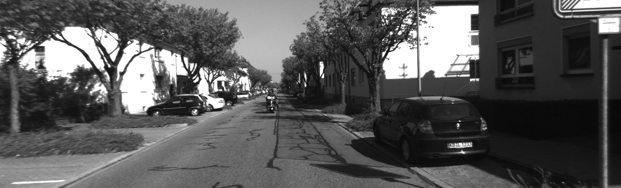
#> input picture stereo_vision/data/left/h000000.png, 621 x 188 px
$ jupyter execute --allow-errors stereo_vison_ipynb.ipynb
#> lines starting #> are read from the running program, lines starting #| are printed output that depends on the picture; after the words box and inside, x2 and y2 are one past the last pixel; in counts of white or black regions, pixels touching at a corner belong together
### stereo_vision/mae6292/imshow.py
import matplotlib.pyplot as plt
import numpy as np
import cv2

def cv2_imshow(image):
    # developed by Kanishke Gamagedara, udpated by MAE6292
    plt.figure(dpi=200)
    mode = len(np.shape(image))
    if mode==3:
        plt.imshow(cv2.cvtColor(image, cv2.COLOR_BGR2RGB))
    elif mode==2:
        plt.imshow(image, cmap='gray')
    else:
        print('Unsuported image size')
    plt.xticks([]), plt.yticks([])
    plt.axis('off')

### stereo_vision/mae6292/tools.py
import matplotlib.pyplot as plt
import numpy as np
import cv2
import scipy.linalg as linalg
import scipy.signal
import scipy.spatial.distance
from mpl_toolkits.mplot3d import Axes3D
from matplotlib.patches import Polygon
from mpl_toolkits.mplot3d.art3d import Poly3DCollection

class WireFrameCamera:
    # [25 lines left out: functions __init__, draw, not called in this run]

class ChessBoard:
    faces=[(0,1,2,3)]
    square_vertices = np.zeros((3, 4))
    square_vertices[:,0] = [0,0,0]
    square_vertices[:,1] = [1,0,0]
    square_vertices[:,2] = [1,1,0]
    square_vertices[:,3] = [0,1,0]

    def __init__(self, CHECKER=(8,6), origin=(0.0)):
        self.origin = origin
        self.CHECKER = CHECKER

    # [262 lines left out: functions draw, calibrateCamera_Tsai, convolve2d, filter2d, harris_corner, select_keypoints and 5 more, not called in this run]

### stereo_vision/stereo_vison_ipynb.ipynb
# Stereo Vision

## Import Modules

[cell 1]
import numpy as np
import cv2
import matplotlib.pyplot as plt
import math
import scipy.signal
import scipy.linalg
import mae6292.tools as mae6292
import importlib

from mae6292.imshow import cv2_imshow

## Load Image

We again utilize [KITTI dataset](http://www.cvlibs.net/datasets/kitti/). The images are already undistored and rectified. We further scale the images into half for speedup.

[cell 2]
# resize_factor = 0.5
# img_left = cv2.resize(cv2.imread('data/left/000000.png',cv2.IMREAD_GRAYSCALE), None, fx=resize_factor, fy=resize_factor)
# img_right = cv2.resize(cv2.imread('data/right/000000.png',cv2.IMREAD_GRAYSCALE), None, fx=resize_factor, fy=resize_factor)

img_left = cv2.imread('data/left/h000000.png', cv2.IMREAD_GRAYSCALE)
#> img_left is the input picture: shape (188, 621); min 7, max 255, mean 88.9
img_right = cv2.imread('data/right/h000000.png', cv2.IMREAD_GRAYSCALE)
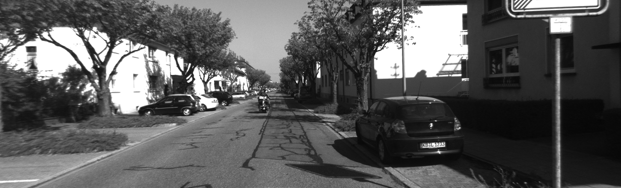
#> input picture stereo_vision/data/right/h000000.png, 621 x 188 px
#> img_right is the input picture: shape (188, 621); min 5, max 255, mean 90.2

cv2_imshow(img_left)
cv2_imshow(img_right)

# Disparity

We impose a bound on the disparity:

$$ d_{\min} \leq u_{left} - u_{right} \leq d_{\max},$$

where
* the lower bound means we do not want to consider the objects too far;
* and the upper bound means we do not want to consider the objects too close.

Also, this reduces the search space on the right image, as

$$ u_{left}-d_{\max} \leq u_{right} \leq u_{left}-d_{\min}.$$

[cell 3]
baseline = 0.54 # copied from KITTI data set
W_patch = 5
d_min = 5
d_max = 50

We extract the image patch on the left, and the corresponding image strip from the right satisfying the above inequality for $u_{right}$. The strip is padded by $W$ both left and right. Consequently, the size of right strip is $d_{\max}-d_{\min}+2W+1$

[cell 4]
N_rows, N_cols = img_left.shape
#> N_rows = 188; N_cols = 621
disparity = np.zeros((N_rows,N_cols))

# the first patch on the upper left corner
i_row = W_patch
i_col = W_patch+d_max
patch_left = img_left[i_row-W_patch:i_row+W_patch+1, i_col-W_patch:i_col+W_patch+1]

# extract strip from the right image satisfying the about inequality
strip_right = img_right[i_row-W_patch:i_row+W_patch+1, i_col-W_patch-d_max:i_col+W_patch-d_min+1]

fig, axes = plt.subplots(1, 2, dpi=120, figsize=(6,6), gridspec_kw={'width_ratios': [1, 5]})
axes[0].imshow(patch_left)
axes[1].imshow(strip_right)
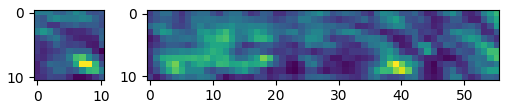
#> figure drawn by matplotlib, 2 panels

To compare the distance between the patch of the left, and all of the possible patches from the right image are reshaped into column vectors. We can extract $d_{\max}-d_{\min} +1$ patches from the strip.

Then, as we did in Harris feature matching, `patch_left` is rearranged into a column, we compute SSD with

```
SSD = scipy.spatial.distance.cdist(patch_left.T, patches_right.T, 'sqeuclidean')
```
The location `i_match` with the min SSD corresponds to the match. Note that for `patch_left` centered at `i_col`, the first patch from `strip_right` is centered at `i_col-d_max`. As such, the column `i_match` in the `patches_right` corresponds to `i_col - d_max + i_match` in the right image. Therefore, the disparity is `i_col - (i_col - d_max + i_match) = d_max - i_match`

[cell 5]
# reshape patch and strip into columns
patch_left = np.reshape( patch_left, ((2*W_patch+1)**2,1), order='F')
#> patch_left = 121 values, max 123 at index 85, min 41 at index 116, mean 64.66
patches_right = np.zeros( ((2*W_patch+1)**2,  d_max-d_min+1) )

for i in range(2*W_patch+1):
    patches_right[i*(2*W_patch+1):(i+1)*(2*W_patch+1), :] = strip_right[:, i:(i+d_max-d_min+1)]
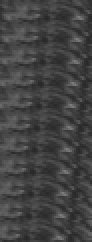
#> patches_right: shape (121, 46) float64 (shown 2 times larger); min 40, max 124, mean 66.6

# compute SSD for all of possible patches from the strip
SSD = scipy.spatial.distance.cdist(patch_left.T, patches_right.T, 'sqeuclidean').flatten()
#> SSD = 46 values, max 69786 at index 37, min 13140 at index 32, mean 47901.8
i_match = np.argmin(SSD)
#> i_match = 32

# the index in the strip should be converted back to the image so that the disparity is given by
disparity[i_row, i_col] = d_max-i_match
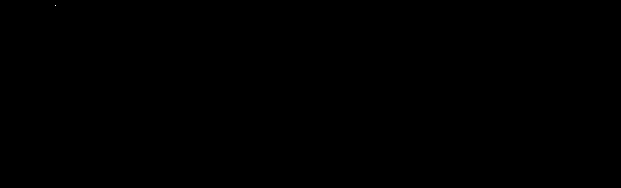
#> disparity: shape (188, 621) float64; values 0 (black) and 18 (white), 0% white in thin lines or dots, all inside (x1, y1, x2, y2) = (55, 5, 56, 6)

plt.plot(range(d_max-d_min+1),SSD,'.b-')
plt.plot(i_match, SSD[i_match], 'r.')
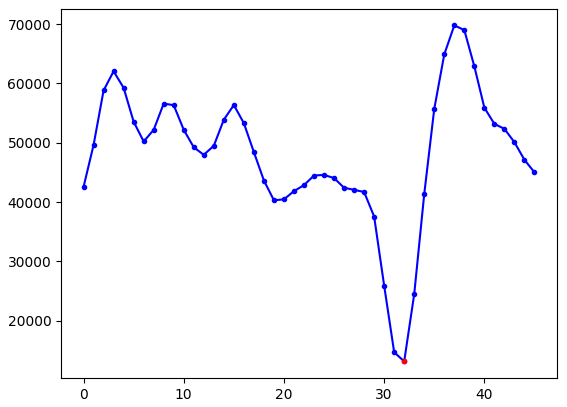
#> figure drawn by matplotlib, 1 panel; curve peaks at x = 37, y = 69786

The above procedure is repeated for every pixel in the left image.

[cell 6]
def compute_disparity(img_left, img_right, W_patch, d_min, d_max):
#> called with W_patch = 5, d_min = 5, d_max = 50
    N_rows, N_cols = img_left.shape
#> N_rows = 188; N_cols = 621
    disparity = np.zeros((N_rows,N_cols))

    for i_row in range(W_patch, N_rows-W_patch):
        for i_col in range(W_patch+d_max, N_cols-W_patch):

            patch_left = img_left[i_row-W_patch:i_row+W_patch+1, i_col-W_patch:i_col+W_patch+1]
            strip_right = img_right[i_row-W_patch:i_row+W_patch+1, i_col-W_patch-d_max:i_col+W_patch-d_min+1]

            patch_left = np.reshape( patch_left, ((2*W_patch+1)**2,1), order='F')
            patches_right = np.zeros( ((2*W_patch+1)**2,  d_max-d_min+1) )

            for i in range(2*W_patch+1):
                patches_right[i*(2*W_patch+1):(i+1)*(2*W_patch+1), :] = strip_right[:, i:(i+d_max-d_min+1)]

            SSD = scipy.spatial.distance.cdist(patch_left.T, patches_right.T, 'sqeuclidean').flatten()
            i_match = np.argmin(SSD)

            disparity[i_row, i_col] = d_max-i_match
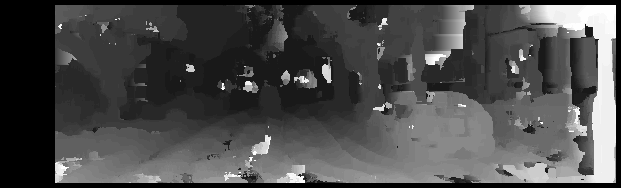
#> disparity: shape (188, 621) float64; min 0, max 50, mean 14.7; drawn with min black and max white
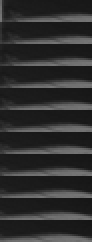
#> patches_right: shape (121, 46) float64 (shown 2 times larger); min 21, max 119, mean 46.5

    return disparity

[cell 7]
disparity = compute_disparity(img_left, img_right, W_patch, d_min, d_max)

[cell 8]
plt.figure(figsize=(15,5))
plt.imshow(disparity)

## Outlier Removal

However, as illustrated above, the diparity contains many outliers, or yellow blobs. This implies that the match may not be a good one, even if it minimizes SSD.

1. We reject a match if there are more than two SSDs less than or equal to 1.5 times of the min SSD. This is similar with the ratio test of SIFT. Since it is likely that the min SSD is located between two pixels (see the above SSD plot), we require more than two within the range to discard it.
2. We also ignore the matches at the edge of `strip_right`

[cell 9]
N_rows, N_cols = img_left.shape
disparity = np.zeros((N_rows,N_cols))

for i_row in range(W_patch, N_rows-W_patch):
    for i_col in range(W_patch+d_max, N_cols-W_patch):


        patch_left = img_left[i_row-W_patch:i_row+W_patch+1, i_col-W_patch:i_col+W_patch+1]
        strip_right = img_right[i_row-W_patch:i_row+W_patch+1, i_col-W_patch-d_max:i_col+W_patch-d_min+1]

        patch_left = np.reshape( patch_left, ((2*W_patch+1)**2,1), order='F')
        patches_right = np.zeros( ((2*W_patch+1)**2,  d_max-d_min+1) )

        for i in range(2*W_patch+1):
            patches_right[i*(2*W_patch+1):(i+1)*(2*W_patch+1), :] = strip_right[:, i:(i+d_max-d_min+1)]

        SSD = scipy.spatial.distance.cdist(patch_left.T, patches_right.T, 'sqeuclidean').flatten()
        i_match = np.argmin(SSD)
        SSD_min = SSD[i_match]


        if SSD[SSD <= SSD_min*1.5].shape[0] < 3 and i_match != 0 and i_match != SSD.shape[0]-1:
            disparity[i_row, i_col] = d_max-i_match
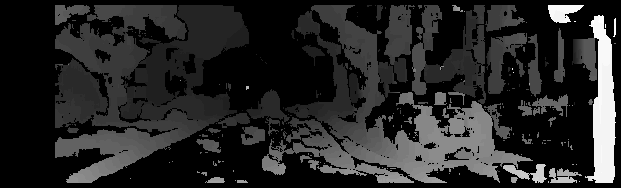
#> disparity: shape (188, 621) float64; min 0, max 49, mean 7.4; drawn with min black and max white

[cell 10]
plt.figure(figsize=(15,5))
plt.imshow(disparity)
plt.colorbar()
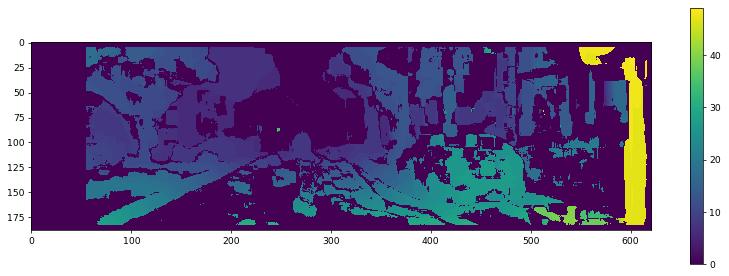
#> figure drawn by matplotlib, 2 panels

## Sub-pixel Refinements

As discussed above, it is likely that the min of SSD appear between two pixels. Once the mininum SSD is found, we can fit the SSD using a second order polynomial using the neighboring values. More specifically, we have the data
```
[i_match-1, i_match, i_match+1], SSD[[i_match-1, i_match, i_match+1]]
```
to approximate the SSD with
$$
SSD(i) = p_0 i^2 + p_1 i + p_2.
$$
Then, the value of $i$ minimizing $SSD$ is given by
$$
i^* = -\frac{p_1}{2p_0}
$$
This has been implemented by
```
disparity = mae6292.compute_disparity(img_left, img_right, W_patch, d_min, d_max)
```

[cell 11]
importlib.reload(mae6292)
W_patch = 5
d_min = 5
d_max = 50
disparity = mae6292.compute_disparity(img_left, img_right, W_patch, d_min, d_max)
#> after the loop in compute_disparity, `for i_row in range(W_patch, N_rows-W_patch):`: i_match_3 = [2, 3, 4]; p = [64818, -430889, 736413]

[cell 12]
plt.figure(figsize=(15,5))
plt.imshow(disparity)
plt.colorbar()

## Triangulation

Recall
\begin{align*}
\lambda_1 \begin{bmatrix} u_1 \\ v_1 \\ 1\end{bmatrix} = K_1[I_{3\times 3}|0] P\\
\lambda_2 \begin{bmatrix} u_2 \\ v_2 \\ 1\end{bmatrix} = K_2[R|T] P
\end{align*}
Since the images are already rectified with $\bar R=I_{3\times 3}$ and $\bar K = K_1 = K_2$, we have $T=[-b, 0, 0]$ and
\begin{align*}
\lambda_1 \begin{bmatrix} u_1 \\ v_1 \\ 1\end{bmatrix} = \lambda_1 p_1 = \bar K[I_{3\times 3}|0] P = M_1 P \\
\lambda_2 \begin{bmatrix} u_2 \\ v_2 \\ 1\end{bmatrix} = \lambda_2 p_2 = \bar K[I_{3\times 3}|T] P = M_2 P
\end{align*}

As discussed in class, $P\in\Re^{4}$ belongs to the null space of
\begin{align*}
\begin{bmatrix} \hat p_1 M_1 \\ \hat p_2 M_2 \end{bmatrix}
\end{align*}

The homogeneous coordinate $P$ can be converted to $3\times 1$ position vector $[X_w,Y_w,Z_w]$. The sign ambiguity of the null space can be resolved by requiring that $Z_w > 0$.

[cell 13]
importlib.reload(mae6292)

# KITTI data
K = np.array([[359.4280, 0, 303.5964],
    [0,  359.4280,   92.6078],
    [0, 0, 1]])

P, P_intensity = mae6292.disparity2PC(disparity, K, baseline, img_left)
#> the loop in disparity2PC, `for v1, u1 in zip(*np.where(disparity>0)):` made 52627 passes
#> after the loop in disparity2PC, `for v1, u1 in zip(*np.where(disparity>0)):`: i = 52627

[cell 14]
fig = plt.figure(dpi=150)

ax = fig.add_subplot(projection='3d')

ax.scatter(P[0,:],P[1,:],P[2,:], s =1 )
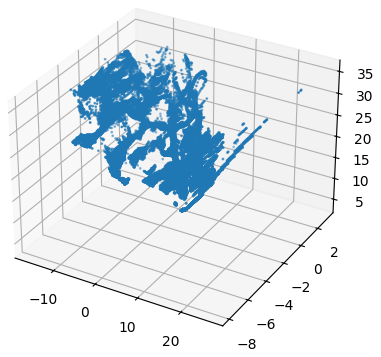
#> figure drawn by matplotlib, 1 panel

The resulting point clouds can be saved into a [PLY file](https://en.wikipedia.org/wiki/PLY_(file_format)), so that it can be opened by [MeshLab](https://www.meshlab.net)

[cell 15]
filename = 'point_clouds.ply'
file_header = ['ply\n', 'format ascii 1.0\n',\
               'element vertex '+str(P.shape[1])+'\n',\
               'property double x\n', 'property double y\n', 'property double z\n',\
               'property uchar red\n', 'property uchar green\n', 'property uchar blue\n',\
               'end_header\n']

P_intensity = np.reshape(P_intensity, (1,-1))
DATA = np.concatenate((P, P_intensity, P_intensity, P_intensity), axis=0)

with open(filename,'w') as f:
    f.writelines(file_header)

with open(filename, 'a') as f:
    np.savetxt(f, DATA.T, fmt='%1.4f %1.4f %1.4f %i %i %i')

The above procedure can be repeated to generate a 3D scene of point clound as illustrated below. (Caution: the next cell of code may take a long time to complete)

[cell 16]
importlib.reload(mae6292)

W_patch = 5
d_min = 5
d_max = 50
K = np.array([[359.4280, 0, 303.5964],
    [0,  359.4280,   92.6078],
    [0, 0, 1]])

R_CW = np.array([[0, -1, 0], [0, 0, -1], [1, 0, 0]]);
T_CW = np.zeros((4,4))
T_CW[0:3,0:3]=R_CW
T_CW[3,3]=1

pose = np.loadtxt('data/poses.txt')
P_all = np.empty((3,0))
Intensity_all = np.empty((1,0))

resize_factor = 0.5

#> (the rest of this cell did not finish here and is left out)

[cell 17]
filename = 'point_clouds_99.ply'
file_header = ['ply\n', 'format ascii 1.0\n',\
               'element vertex '+str(P_all.shape[1])+'\n',\
               'property double x\n', 'property double y\n', 'property double z\n',\
               'property uchar red\n', 'property uchar green\n', 'property uchar blue\n',\
               'end_header\n']


DATA = np.concatenate((P_all, Intensity_all, Intensity_all, Intensity_all), axis=0)


with open(filename,'w') as f:
    f.writelines(file_header)

with open(filename, 'a') as f:
    np.savetxt(f, DATA.T, fmt='%1.4f %1.4f %1.4f %i %i %i')
